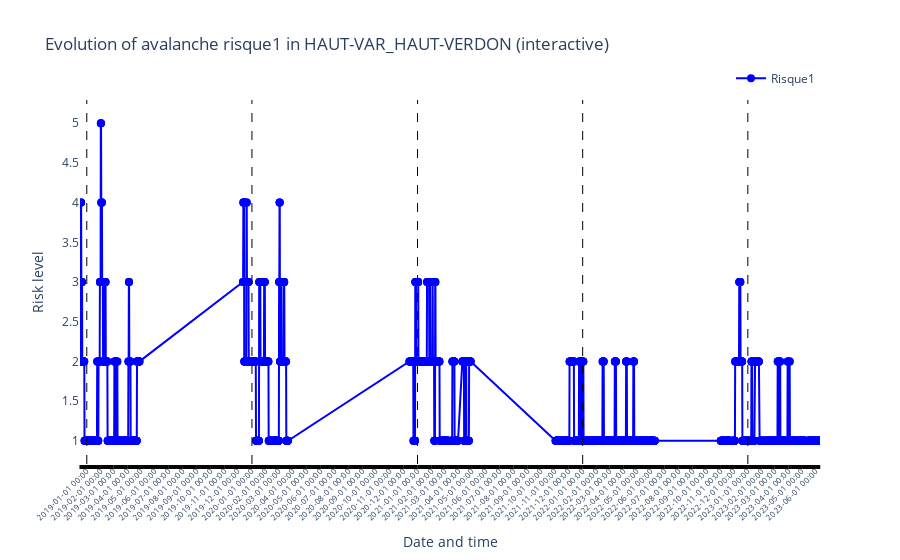
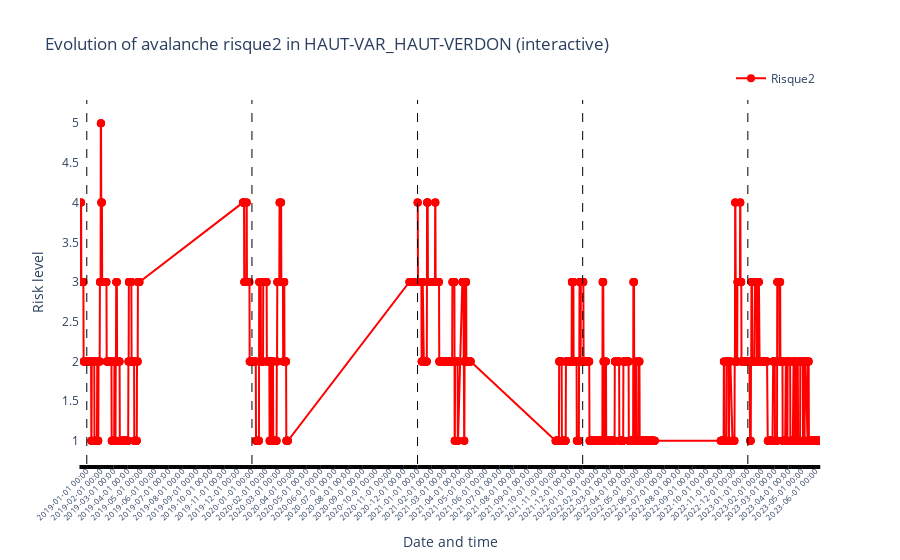
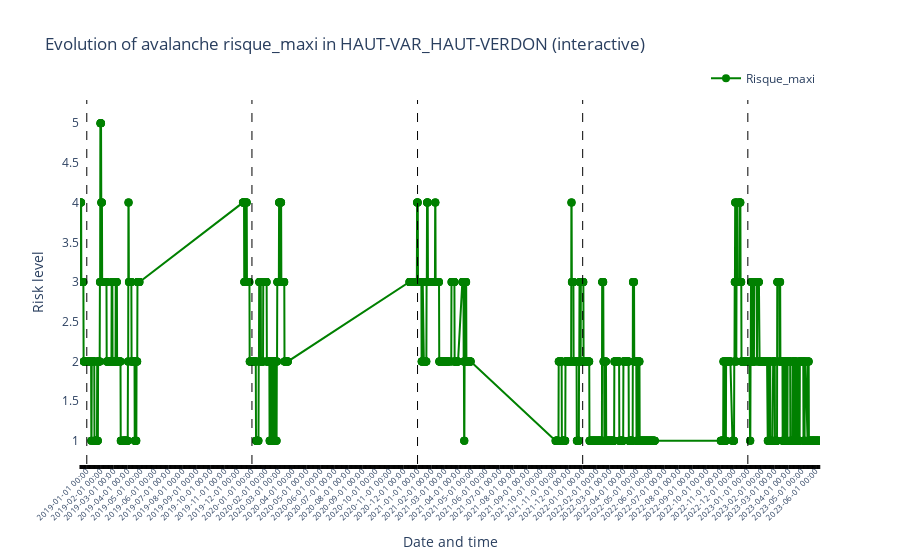

The notebook cell these images were saved under, in order:
### Code cell
import pandas as pd
import plotly.graph_objects as go
import plotly.subplots as sp

def plot_avalanche_risk_interactive(df, massif_name, risque_col, color):
    df_massif = df[massif_name].copy()

    # Ensure 'date' is a column and not an index
    if 'date' not in df_massif.columns:
        df_massif.reset_index(inplace=True)

    # Convert date column to datetime
    df_massif['date'] = pd.to_datetime(df_massif['date'], errors='coerce')

    # Ensure no NaN values in date column after conversion
    df_massif = df_massif.dropna(subset=['date'])

    # Fill NaNs in the risk column
    df_massif[risque_col] = df_massif[risque_col].ffill().bfill().fillna(0)
    df_massif['year'] = df_massif['date'].dt.year

    # Find the overall min and max dates
    min_date = df_massif['date'].min()
    max_date = df_massif['date'].max()

    fig = sp.make_subplots(rows=1, cols=1)

    # Track if legend has been added for this risk level.
    legend_added = False

    for year in sorted(df_massif['year'].unique()):
        df_year = df_massif[df_massif['year'] == year]

        if not legend_added:
            fig.add_trace(go.Scatter(x=df_year['date'], y=df_year[risque_col],
                                     mode='lines+markers',
                                     name=risque_col.capitalize(),
                                     marker=dict(size=8),
                                     line=dict(color=color),
                                     legendgroup=risque_col), row=1, col=1)
            legend_added = True
        else:
            fig.add_trace(go.Scatter(x=df_year['date'], y=df_year[risque_col],
                                     mode='lines+markers',
                                     name=f'{risque_col.capitalize()} ({year})',
                                     marker=dict(size=8),
                                     line=dict(color=color),
                                     showlegend=False,
                                     legendgroup=risque_col), row=1, col=1)

        # Add vertical line for year separation
        if year > df_massif['year'].min():
            fig.add_vline(x=pd.to_datetime(f'{year}-01-01').timestamp() * 1000,
                          line_width=1, line_dash="dash", line_color="black")

    title = f'Evolution of avalanche {risque_col} in {massif_name} (interactive)'

    fig.update_layout(
        title=title,
        xaxis_title='Date and time',
        yaxis_title='Risk level',
        xaxis=dict(
            tickformat='%Y-%m-%d %H:%M',
            tickangle=-45,
            dtick="M1",
            minor=dict(
                ticklen=4,
                tickcolor="black",
                showgrid=True,
                dtick=86400000.0
            ),
            tickfont=dict(size=8),
            range=[min_date, max_date]  # Set x-axis range
        ),
        hovermode='x unified',
        plot_bgcolor='rgba(0,0,0,0)',
        paper_bgcolor='rgba(0,0,0,0)',
        legend=dict(
            orientation="h",
            yanchor="bottom",
            y=1.02,
            xanchor="right",
            x=1
        )
    )
    fig.show()

plot_avalanche_risk_interactive(df_massifs, "HAUT-VAR_HAUT-VERDON", 'risque1', 'blue')
plot_avalanche_risk_interactive(df_massifs, "HAUT-VAR_HAUT-VERDON", 'risque2', 'red')
plot_avalanche_risk_interactive(df_massifs, "HAUT-VAR_HAUT-VERDON", 'risque_maxi', 'green')

### Figure 1 — Plotly figure (JSON) as saved in the notebook; plotly's stock layout.template omitted (floating-point values rounded to 4 significant figures; data arrays with more than 128 entries replaced by an {"elided": "..."} marker saying what was removed)
{"data": [{"legendgroup": "risque1", "line": {"color": "blue"}, "marker": {"size": 8}, "mode": "lines+markers", "name": "Risque1", "type": "scatter", "x": ["2018-12-17T00:00:00", "2018-12-17T06:00:00", "2018-12-17T12:00:00", "2018-12-18T00:00:00", "2018-12-18T06:00:00", "2018-12-18T12:00:00", "2018-12-19T00:00:00", "2018-12-19T06:00:00", "2018-12-19T12:00:00", "2018-12-20T00:00:00", "2018-12-20T06:00:00", "2018-12-20T12:00:00", "2018-12-21T00:00:00", "2018-12-21T06:00:00", "2018-12-21T12:00:00", "2018-12-22T00:00:00", "2018-12-22T06:00:00", "2018-12-22T12:00:00", "2018-12-23T00:00:00", "2018-12-23T06:00:00", "2018-12-23T12:00:00", "2018-12-24T00:00:00", "2018-12-24T06:00:00", "2018-12-24T12:00:00", "2018-12-25T00:00:00", "2018-12-25T06:00:00", "2018-12-25T12:00:00", "2018-12-26T00:00:00", "2018-12-26T06:00:00", "2018-12-26T12:00:00", "2018-12-27T00:00:00", "2018-12-27T06:00:00", "2018-12-27T12:00:00", "2018-12-28T00:00:00", "2018-12-28T06:00:00", "2018-12-28T12:00:00", "2018-12-29T00:00:00", "2018-12-29T06:00:00", "2018-12-29T12:00:00", "2018-12-30T00:00:00", "2018-12-30T06:00:00", "2018-12-30T12:00:00", "2018-12-31T00:00:00", "2018-12-31T06:00:00", "2018-12-31T12:00:00"], "xaxis": "x", "y": [2, 2, 2, 2, 2, 2, 4, 4, 4, 3, 3, 3, 3, 3, 3, 2, 2, 2, 2, 2, 2, 2, 2, 2, 2, 2, 2, 2, 2, 2, 1, 1, 1, 1, 1, 1, 1, 1, 1, 1, 1, 1, 1, 1, 1], "yaxis": "y"}, {"legendgroup": "risque1", "line": {"color": "blue"}, "marker": {"size": 8}, "mode": "lines+markers", "name": "Risque1 (2019)", "showlegend": false, "type": "scatter", "x": {"elided": "405 str values"}, "xaxis": "x", "y": {"elided": "405 int values"}, "yaxis": "y"}, {"legendgroup": "risque1", "line": {"color": "blue"}, "marker": {"size": 8}, "mode": "lines+markers", "name": "Risque1 (2020)", "showlegend": false, "type": "scatter", "x": {"elided": "288 str values"}, "xaxis": "x", "y": {"elided": "288 int values"}, "yaxis": "y"}, {"legendgroup": "risque1", "line": {"color": "blue"}, "marker": {"size": 8}, "mode": "lines+markers", "name": "Risque1 (2021)", "showlegend": false, "type": "scatter", "x": {"elided": "480 str values"}, "xaxis": "x", "y": {"elided": "480 int values"}, "yaxis": "y"}, {"legendgroup": "risque1", "line": {"color": "blue"}, "marker": {"size": 8}, "mode": "lines+markers", "name": "Risque1 (2022)", "showlegend": false, "type": "scatter", "x": {"elided": "639 str values"}, "xaxis": "x", "y": {"elided": "639 int values"}, "yaxis": "y"}, {"legendgroup": "risque1", "line": {"color": "blue"}, "marker": {"size": 8}, "mode": "lines+markers", "name": "Risque1 (2023)", "showlegend": false, "type": "scatter", "x": {"elided": "426 str values"}, "xaxis": "x", "y": {"elided": "426 int values"}, "yaxis": "y"}], "layout": {"hovermode": "x unified", "legend": {"orientation": "h", "x": 1, "xanchor": "right", "y": 1.02, "yanchor": "bottom"}, "paper_bgcolor": "rgba(0,0,0,0)", "plot_bgcolor": "rgba(0,0,0,0)", "shapes": [{"line": {"color": "black", "dash": "dash", "width": 1}, "type": "line", "x0": 1546300800000, "x1": 1546300800000, "xref": "x", "y0": 0, "y1": 1, "yref": "y domain"}, {"line": {"color": "black", "dash": "dash", "width": 1}, "type": "line", "x0": 1577836800000, "x1": 1577836800000, "xref": "x", "y0": 0, "y1": 1, "yref": "y domain"}, {"line": {"color": "black", "dash": "dash", "width": 1}, "type": "line", "x0": 1609459200000, "x1": 1609459200000, "xref": "x", "y0": 0, "y1": 1, "yref": "y domain"}, {"line": {"color": "black", "dash": "dash", "width": 1}, "type": "line", "x0": 1640995200000, "x1": 1640995200000, "xref": "x", "y0": 0, "y1": 1, "yref": "y domain"}, {"line": {"color": "black", "dash": "dash", "width": 1}, "type": "line", "x0": 1672531200000, "x1": 1672531200000, "xref": "x", "y0": 0, "y1": 1, "yref": "y domain"}], "title": {"text": "Evolution of avalanche risque1 in HAUT-VAR_HAUT-VERDON (interactive)"}, "xaxis": {"anchor": "y", "domain": [0, 1], "dtick": "M1", "minor": {"dtick": 86400000, "showgrid": true, "tickcolor": "black", "ticklen": 4}, "range": ["2018-12-17T00:00:00", "2023-06-09T12:00:00"], "tickangle": -45, "tickfont": {"size": 8}, "tickformat": "%Y-%m-%d %H:%M", "title": {"text": "Date and time"}}, "yaxis": {"anchor": "x", "domain": [0, 1], "title": {"text": "Risk level"}}}}

### Figure 2 — Plotly figure (JSON) as saved in the notebook; plotly's stock layout.template omitted (floating-point values rounded to 4 significant figures; data arrays with more than 128 entries replaced by an {"elided": "..."} marker saying what was removed)
{"data": [{"legendgroup": "risque2", "line": {"color": "red"}, "marker": {"size": 8}, "mode": "lines+markers", "name": "Risque2", "type": "scatter", "x": ["2018-12-17T00:00:00", "2018-12-17T06:00:00", "2018-12-17T12:00:00", "2018-12-18T00:00:00", "2018-12-18T06:00:00", "2018-12-18T12:00:00", "2018-12-19T00:00:00", "2018-12-19T06:00:00", "2018-12-19T12:00:00", "2018-12-20T00:00:00", "2018-12-20T06:00:00", "2018-12-20T12:00:00", "2018-12-21T00:00:00", "2018-12-21T06:00:00", "2018-12-21T12:00:00", "2018-12-22T00:00:00", "2018-12-22T06:00:00", "2018-12-22T12:00:00", "2018-12-23T00:00:00", "2018-12-23T06:00:00", "2018-12-23T12:00:00", "2018-12-24T00:00:00", "2018-12-24T06:00:00", "2018-12-24T12:00:00", "2018-12-25T00:00:00", "2018-12-25T06:00:00", "2018-12-25T12:00:00", "2018-12-26T00:00:00", "2018-12-26T06:00:00", "2018-12-26T12:00:00", "2018-12-27T00:00:00", "2018-12-27T06:00:00", "2018-12-27T12:00:00", "2018-12-28T00:00:00", "2018-12-28T06:00:00", "2018-12-28T12:00:00", "2018-12-29T00:00:00", "2018-12-29T06:00:00", "2018-12-29T12:00:00", "2018-12-30T00:00:00", "2018-12-30T06:00:00", "2018-12-30T12:00:00", "2018-12-31T00:00:00", "2018-12-31T06:00:00", "2018-12-31T12:00:00"], "xaxis": "x", "y": [3, 3, 3, 3, 3, 3, 4, 4, 4, 3, 3, 3, 3, 3, 3, 3, 3, 3, 3, 3, 3, 3, 3, 3, 2, 2, 2, 2, 2, 2, 2, 2, 2, 2, 2, 2, 2, 2, 2, 2, 2, 2, 2, 2, 2], "yaxis": "y"}, {"legendgroup": "risque2", "line": {"color": "red"}, "marker": {"size": 8}, "mode": "lines+markers", "name": "Risque2 (2019)", "showlegend": false, "type": "scatter", "x": {"elided": "405 str values"}, "xaxis": "x", "y": {"elided": "405 int values"}, "yaxis": "y"}, {"legendgroup": "risque2", "line": {"color": "red"}, "marker": {"size": 8}, "mode": "lines+markers", "name": "Risque2 (2020)", "showlegend": false, "type": "scatter", "x": {"elided": "288 str values"}, "xaxis": "x", "y": {"elided": "288 int values"}, "yaxis": "y"}, {"legendgroup": "risque2", "line": {"color": "red"}, "marker": {"size": 8}, "mode": "lines+markers", "name": "Risque2 (2021)", "showlegend": false, "type": "scatter", "x": {"elided": "480 str values"}, "xaxis": "x", "y": {"elided": "480 int values"}, "yaxis": "y"}, {"legendgroup": "risque2", "line": {"color": "red"}, "marker": {"size": 8}, "mode": "lines+markers", "name": "Risque2 (2022)", "showlegend": false, "type": "scatter", "x": {"elided": "639 str values"}, "xaxis": "x", "y": {"elided": "639 int values"}, "yaxis": "y"}, {"legendgroup": "risque2", "line": {"color": "red"}, "marker": {"size": 8}, "mode": "lines+markers", "name": "Risque2 (2023)", "showlegend": false, "type": "scatter", "x": {"elided": "426 str values"}, "xaxis": "x", "y": {"elided": "426 int values"}, "yaxis": "y"}], "layout": {"hovermode": "x unified", "legend": {"orientation": "h", "x": 1, "xanchor": "right", "y": 1.02, "yanchor": "bottom"}, "paper_bgcolor": "rgba(0,0,0,0)", "plot_bgcolor": "rgba(0,0,0,0)", "shapes": [{"line": {"color": "black", "dash": "dash", "width": 1}, "type": "line", "x0": 1546300800000, "x1": 1546300800000, "xref": "x", "y0": 0, "y1": 1, "yref": "y domain"}, {"line": {"color": "black", "dash": "dash", "width": 1}, "type": "line", "x0": 1577836800000, "x1": 1577836800000, "xref": "x", "y0": 0, "y1": 1, "yref": "y domain"}, {"line": {"color": "black", "dash": "dash", "width": 1}, "type": "line", "x0": 1609459200000, "x1": 1609459200000, "xref": "x", "y0": 0, "y1": 1, "yref": "y domain"}, {"line": {"color": "black", "dash": "dash", "width": 1}, "type": "line", "x0": 1640995200000, "x1": 1640995200000, "xref": "x", "y0": 0, "y1": 1, "yref": "y domain"}, {"line": {"color": "black", "dash": "dash", "width": 1}, "type": "line", "x0": 1672531200000, "x1": 1672531200000, "xref": "x", "y0": 0, "y1": 1, "yref": "y domain"}], "title": {"text": "Evolution of avalanche risque2 in HAUT-VAR_HAUT-VERDON (interactive)"}, "xaxis": {"anchor": "y", "domain": [0, 1], "dtick": "M1", "minor": {"dtick": 86400000, "showgrid": true, "tickcolor": "black", "ticklen": 4}, "range": ["2018-12-17T00:00:00", "2023-06-09T12:00:00"], "tickangle": -45, "tickfont": {"size": 8}, "tickformat": "%Y-%m-%d %H:%M", "title": {"text": "Date and time"}}, "yaxis": {"anchor": "x", "domain": [0, 1], "title": {"text": "Risk level"}}}}

### Figure 3 — Plotly figure (JSON) as saved in the notebook; plotly's stock layout.template omitted (floating-point values rounded to 4 significant figures; data arrays with more than 128 entries replaced by an {"elided": "..."} marker saying what was removed)
{"data": [{"legendgroup": "risque_maxi", "line": {"color": "green"}, "marker": {"size": 8}, "mode": "lines+markers", "name": "Risque_maxi", "type": "scatter", "x": ["2018-12-17T00:00:00", "2018-12-17T06:00:00", "2018-12-17T12:00:00", "2018-12-18T00:00:00", "2018-12-18T06:00:00", "2018-12-18T12:00:00", "2018-12-19T00:00:00", "2018-12-19T06:00:00", "2018-12-19T12:00:00", "2018-12-20T00:00:00", "2018-12-20T06:00:00", "2018-12-20T12:00:00", "2018-12-21T00:00:00", "2018-12-21T06:00:00", "2018-12-21T12:00:00", "2018-12-22T00:00:00", "2018-12-22T06:00:00", "2018-12-22T12:00:00", "2018-12-23T00:00:00", "2018-12-23T06:00:00", "2018-12-23T12:00:00", "2018-12-24T00:00:00", "2018-12-24T06:00:00", "2018-12-24T12:00:00", "2018-12-25T00:00:00", "2018-12-25T06:00:00", "2018-12-25T12:00:00", "2018-12-26T00:00:00", "2018-12-26T06:00:00", "2018-12-26T12:00:00", "2018-12-27T00:00:00", "2018-12-27T06:00:00", "2018-12-27T12:00:00", "2018-12-28T00:00:00", "2018-12-28T06:00:00", "2018-12-28T12:00:00", "2018-12-29T00:00:00", "2018-12-29T06:00:00", "2018-12-29T12:00:00", "2018-12-30T00:00:00", "2018-12-30T06:00:00", "2018-12-30T12:00:00", "2018-12-31T00:00:00", "2018-12-31T06:00:00", "2018-12-31T12:00:00"], "xaxis": "x", "y": [3, 3, 3, 4, 4, 4, 4, 4, 4, 3, 3, 3, 3, 3, 3, 3, 3, 3, 3, 3, 3, 3, 3, 3, 2, 2, 2, 2, 2, 2, 2, 2, 2, 2, 2, 2, 2, 2, 2, 2, 2, 2, 2, 2, 2], "yaxis": "y"}, {"legendgroup": "risque_maxi", "line": {"color": "green"}, "marker": {"size": 8}, "mode": "lines+markers", "name": "Risque_maxi (2019)", "showlegend": false, "type": "scatter", "x": {"elided": "405 str values"}, "xaxis": "x", "y": {"elided": "405 int values"}, "yaxis": "y"}, {"legendgroup": "risque_maxi", "line": {"color": "green"}, "marker": {"size": 8}, "mode": "lines+markers", "name": "Risque_maxi (2020)", "showlegend": false, "type": "scatter", "x": {"elided": "288 str values"}, "xaxis": "x", "y": {"elided": "288 int values"}, "yaxis": "y"}, {"legendgroup": "risque_maxi", "line": {"color": "green"}, "marker": {"size": 8}, "mode": "lines+markers", "name": "Risque_maxi (2021)", "showlegend": false, "type": "scatter", "x": {"elided": "480 str values"}, "xaxis": "x", "y": {"elided": "480 int values"}, "yaxis": "y"}, {"legendgroup": "risque_maxi", "line": {"color": "green"}, "marker": {"size": 8}, "mode": "lines+markers", "name": "Risque_maxi (2022)", "showlegend": false, "type": "scatter", "x": {"elided": "639 str values"}, "xaxis": "x", "y": {"elided": "639 int values"}, "yaxis": "y"}, {"legendgroup": "risque_maxi", "line": {"color": "green"}, "marker": {"size": 8}, "mode": "lines+markers", "name": "Risque_maxi (2023)", "showlegend": false, "type": "scatter", "x": {"elided": "426 str values"}, "xaxis": "x", "y": {"elided": "426 int values"}, "yaxis": "y"}], "layout": {"hovermode": "x unified", "legend": {"orientation": "h", "x": 1, "xanchor": "right", "y": 1.02, "yanchor": "bottom"}, "paper_bgcolor": "rgba(0,0,0,0)", "plot_bgcolor": "rgba(0,0,0,0)", "shapes": [{"line": {"color": "black", "dash": "dash", "width": 1}, "type": "line", "x0": 1546300800000, "x1": 1546300800000, "xref": "x", "y0": 0, "y1": 1, "yref": "y domain"}, {"line": {"color": "black", "dash": "dash", "width": 1}, "type": "line", "x0": 1577836800000, "x1": 1577836800000, "xref": "x", "y0": 0, "y1": 1, "yref": "y domain"}, {"line": {"color": "black", "dash": "dash", "width": 1}, "type": "line", "x0": 1609459200000, "x1": 1609459200000, "xref": "x", "y0": 0, "y1": 1, "yref": "y domain"}, {"line": {"color": "black", "dash": "dash", "width": 1}, "type": "line", "x0": 1640995200000, "x1": 1640995200000, "xref": "x", "y0": 0, "y1": 1, "yref": "y domain"}, {"line": {"color": "black", "dash": "dash", "width": 1}, "type": "line", "x0": 1672531200000, "x1": 1672531200000, "xref": "x", "y0": 0, "y1": 1, "yref": "y domain"}], "title": {"text": "Evolution of avalanche risque_maxi in HAUT-VAR_HAUT-VERDON (interactive)"}, "xaxis": {"anchor": "y", "domain": [0, 1], "dtick": "M1", "minor": {"dtick": 86400000, "showgrid": true, "tickcolor": "black", "ticklen": 4}, "range": ["2018-12-17T00:00:00", "2023-06-09T12:00:00"], "tickangle": -45, "tickfont": {"size": 8}, "tickformat": "%Y-%m-%d %H:%M", "title": {"text": "Date and time"}}, "yaxis": {"anchor": "x", "domain": [0, 1], "title": {"text": "Risk level"}}}}
